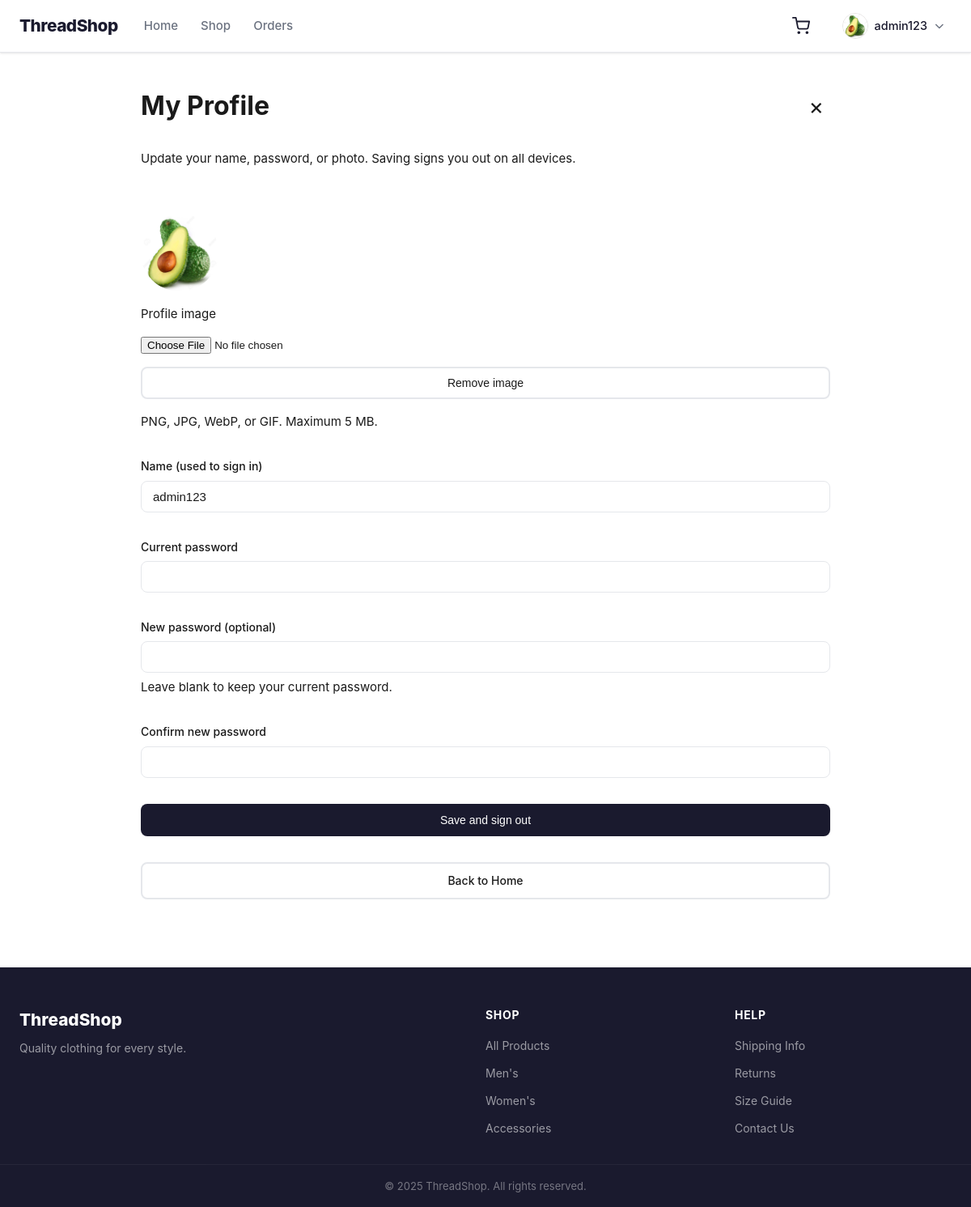
Screenshot of /auth/profile (signed in) with the database file from the repository.
### app/models/user.py (models this page shows, shortened)
class User(BaseDocument):
	__tablename__ = "users"
	image = db.Column(
		db.String(500),
		nullable=True
	)
	username = db.Column(
		db.String(255),
		nullable=False,
		unique=True
	)
	password = db.Column(
		db.String(255),
		nullable=False
	)
	role = db.Column(
		db.Enum(Role),
		nullable=False,
		default=Role.USER
	)
	status = db.Column(
		db.Enum(UserStatus),
		nullable=False,
		default=UserStatus.ACTIVE
	)
	__table_args__ = (
		db.CheckConstraint(
			"length(trim(username)) > 0",
			name="ck_user_username_not_blank"
		),
		db.CheckConstraint(
			"length(trim(password)) > 0",
			name="ck_user_password_not_blank"
		),
	)

### app/routes/auth/profile.py (the view)
@auth_bp.route("/profile", methods=["GET", "POST"])
@login_required
@limiter.limit("10 per minute", methods=["POST"])
def profile():
    user = g.session_user
    if request.method == "GET":
        return render_template("auth/profile.html", user=user)
    def error(message, code=400):
        if request.accept_mimetypes.best == "application/json":
            return jsonify(errors=message), code
        return render_template("auth/profile.html", user=user, error=message), code
    if not check_password_hash(user.password, request.form.get("current_password", "")):
        return error("Current password is incorrect.")
    username = request.form.get("username", "").strip()
    if not username or len(username) > 255:
        return error("Name must contain between 1 and 255 characters.")
    existing = User.query.filter(func.lower(User.username) == username.lower(), User.id != user.id).first()
    if existing:
        return error("This name is already taken.", 409)
    password = request.form.get("new_password", "")
    if password and (len(password) < 8 or len(password) > 128):
        return error("New password must contain between 8 and 128 characters.")
    if password != request.form.get("confirm_password", ""):
        return error("New passwords do not match.")
    upload = request.files.get("image")
    if upload and upload.filename:
        upload.stream.seek(0, 2)
        size = upload.stream.tell()
        upload.stream.seek(0)
        if size > 5 * 1024 * 1024:
            return error("Profile image must be 5 MB or smaller.")
    new_image = None
    try:
        if upload and upload.filename:
            new_image = save_user_image(upload)
        user.username = username
        if password:
            user.password = generate_password_hash(password)
        if new_image:
            user.image = new_image
        elif request.form.get("remove_image") == "1":
            user.image = None
        invalidate_login(user)
        db.session.commit()
    except ValueError as exc:
        db.session.rollback()
        return error(str(exc))
    except IntegrityError:
        db.session.rollback()
        if new_image:
            delete_user_image(new_image)
        return error("This name is already taken.", 409)
    session.clear()
    if request.accept_mimetypes.best == "application/json":
        return jsonify(success=True, redirect="/auth/login", message="Profile updated. Please sign in again.")
    return render_template("auth/signed_out.html", message="Profile updated. Please sign in again.")

### app/routes/auth/profile.py (called while the page is built)
@auth_bp.before_app_request
def validate_session_account():
    user_id = session.get("user_id")
    if not user_id:
        return
    user = db.session.get(User, user_id)
    if not user or user.status != UserStatus.ACTIVE or not valid_stamp(user, session.get("auth_stamp")):
        session.clear()
        return
    g.session_user = user

@auth_bp.after_request
def private_auth_response(response):
    response.headers["Cache-Control"] = "no-store"
    return response

### app/services/auth.py (called while the page is built)
def auth_stamp(user):
    updated = user.updated_at
    if updated and updated.tzinfo:
        updated = updated.astimezone(UTC).replace(tzinfo=None)
    payload = json.dumps([user.id, user.username, user.password, user.image,
                          user.role.value, user.status.value,
                          updated.isoformat(timespec="microseconds") if updated else None])
    key = current_app.config["SECRET_KEY"]
    if isinstance(key, str):
        key = key.encode()
    return hmac.new(key, payload.encode(), hashlib.sha256).hexdigest()

def valid_stamp(user, stamp):
    return isinstance(stamp, str) and hmac.compare_digest(auth_stamp(user), stamp)

### app/services/home/cart.py (called while the page is built, shortened)
def get_cart():
    try:
        cart = json.loads(request.cookies.get("cart", "[]"))
    except (ValueError, TypeError):
        return []
    if not isinstance(cart, list):
        return []
    quantities = {}
    if not quantities:
        return []
    products = Product.query.filter(Product.id.in_(quantities)).all()
    return [{"id": p.id, "qty": quantities[p.id]} for p in products]

def cart_count(cart):
    return sum(entry["qty"] for entry in cart)

### templates/auth/profile.html (shortened to what this page needs)
{% extends "home/base.html" %}
{% block content %}
<div class="container container--sm">
  <div class="page-header"><h1>My Profile</h1><a class="profile-page-close" href="{{ url_for('main.index') }}" aria-label="Close profile">&times;</a></div>
  <p>Update your name, password, or photo. Saving signs you out on all devices.</p>
  <form id="profileForm" action="{{ url_for('auth.profile') }}" method="POST" enctype="multipart/form-data" class="checkout-form profile-form">
    <div class="form-section">
      <img id="profilePreview" class="profile-preview" src="{{ url_for('static', filename='uploads/users/' ~ user.image) if user.image else url_for('static', filename='img/default-avatar.png') }}" alt="Your profile photo">
      <label for="profileImage">Profile image</label>
      <input id="profileImage" type="file" name="image" accept="image/png,image/jpeg,image/webp,image/gif">
      <button id="removeProfileImageButton" type="button" class="btn btn--outline" data-default-avatar="{{ url_for('static', filename='img/default-avatar.png') }}" {% if not user.image %}hidden{% endif %}>Remove image</button>
      <p>PNG, JPG, WebP, or GIF. Maximum 5 MB.</p>
    </div>
    <div class="form-group"><label for="profileName">Name (used to sign in)</label><input class="input" id="profileName" name="username" value="{{ user.username }}" maxlength="255" autocomplete="username" required></div>
    <div class="form-group"><label for="currentPassword">Current password</label><input class="input" id="currentPassword" name="current_password" type="password" autocomplete="current-password" required></div>
    <div class="form-group"><label for="newPassword">New password (optional)</label><input class="input" id="newPassword" name="new_password" type="password" minlength="8" maxlength="128" autocomplete="new-password"><p>Leave blank to keep your current password.</p></div>
    <div class="form-group"><label for="confirmPassword">Confirm new password</label><input class="input" id="confirmPassword" name="confirm_password" type="password" maxlength="128" autocomplete="new-password"></div>
    <button class="btn btn--primary" type="submit">Save and sign out</button>
    <a class="btn btn--outline" href="{{ url_for('main.index') }}">Back to Home</a>
  </form>
</div>
{% endblock %}

### templates/home/components/navbar.html (shortened to what this page needs)
<nav class="navbar">
	<div class="navbar__container">
		<a href="{{ url_for('main.index') }}" class="navbar__brand">ThreadShop</a>
		<ul class="navbar__links" id="navLinks">
			<li><a href="{{ url_for('main.index') }}"
					class="{{ 'active' if request.endpoint == 'main.index' }}">Home</a></li>
			<li><a href="{{ url_for('products.products_page') }}"
					class="{{ 'active' if request.endpoint == 'products.products_page' }}">Shop</a></li>
			<li><a href="{{ url_for('orders.orders') }}"
					class="{{ 'active' if request.endpoint == 'orders.orders' }}">Orders</a></li>
		</ul>
		<a href="{{ url_for('cart.cart_page') }}" class="navbar__cart">
		</a>
		{% if session.get('username') %}
		<div class="navbar__profile" id="profileWrapper">
			<button type="button" class="navbar__profile-link" id="profileToggle" aria-expanded="false"
				aria-haspopup="true">
				<img src="{{ url_for('static', filename='uploads/users/' ~ session.get('image')) if session.get('image') else url_for('static', filename='img/default-avatar.png') }}"
					alt="{{ session.get('username') }}" class="navbar__profile-avatar"
					onerror="this.onerror=null;this.src='{{ url_for('static', filename='img/default-avatar.png') }}';">
				<span class="navbar__profile-name">{{ session.get('username') }}</span>
				<i class="fa-solid fa-chevron-down navbar__profile-chevron"></i>
			</button>
		</div>
		{% else %}
		<a href="{{ url_for('auth.login') }}" class="navbar__profile-link navbar__profile-link--guest">
			Login
		</a>
		{% endif %}
	</div>
</nav>

### static/css/home/style.css (style rules this page uses)
*, *::before, *::after { box-sizing: border-box; margin: 0; padding: 0; }
:root { --color-primary: #1a1a2e; --color-primary-hover: #16213e; --color-accent: #e94560; --color-accent-hover: #c73652; --color-bg: #ffffff; --color-bg-gray: #f7f7f8; --color-text: #1a1a1a; --color-text-muted: #6b7280; --color-border: #e5e7eb; --color-success: #16a34a; --color-warning: #d97706; --color-danger: #dc2626; --radius: 8px; --radius-lg: 12px; --shadow: 0 1px 3px rgba(0,0,0,0.08), 0 1px 2px rgba(0,0,0,0.04); --shadow-md: 0 4px 6px rgba(0,0,0,0.07), 0 2px 4px rgba(0,0,0,0.04); --transition: 0.2s ease; }
body { font-family: -apple-system, BlinkMacSystemFont, 'Segoe UI', Roboto, sans-serif; font-size: 15px; line-height: 1.6; color: var(--color-text); background: var(--color-bg); }
a { color: inherit; text-decoration: none; }
img { display: block; max-width: 100%; }
ul { list-style: none; }
.container { max-width: 1200px; margin: 0 auto; padding: 0 24px; }
.container--sm { max-width: 900px; }
h1 { font-size: 2rem; font-weight: 700; }
.btn { display: inline-flex; align-items: center; justify-content: center; padding: 10px 20px; border-radius: var(--radius); font-size: 14px; font-weight: 500; cursor: pointer; border: 2px solid transparent; transition: background var(--transition), color var(--transition), border-color var(--transition); white-space: nowrap; }
.btn--primary { background: var(--color-primary); color: #fff; }
.btn--outline { background: transparent; border-color: var(--color-border); color: var(--color-text); }
.input { width: 100%; padding: 10px 14px; border: 1.5px solid var(--color-border); border-radius: var(--radius); font-size: 15px; color: var(--color-text); background: var(--color-bg); transition: border-color var(--transition); }
.page-header { padding: 40px 0 28px; display: flex; align-items: center; gap: 16px; flex-wrap: wrap; }
.page-header h1 { margin: 0; }
.checkout-form { display: flex; flex-direction: column; gap: 32px; }
.form-section { display: flex; flex-direction: column; gap: 16px; }
.form-group { display: flex; flex-direction: column; gap: 6px; }
.form-group label { font-size: 14px; font-weight: 500; }
.profile-form { margin: 24px 0; }
.profile-preview { width: 96px; height: 96px; object-fit: cover; border-radius: 50%; }
.profile-page-close { margin-left: auto; font-size: 28px; line-height: 1; padding: 8px; color: inherit; text-decoration: none; }

### static/css/home/navbar.css (style rules this page uses)
.navbar { position: sticky; top: 0; z-index: 100; background: #fff; border-bottom: 1px solid var(--color-border); box-shadow: var(--shadow); }
.navbar__container { max-width: 1200px; margin: 0 auto; padding: 0 24px; height: 64px; display: flex; align-items: center; gap: 32px; }
.navbar__brand { font-size: 1.3rem; font-weight: 800; color: var(--color-primary); letter-spacing: -0.5px; }
.navbar__links { display: flex; gap: 28px; margin: 0 auto 0 0; }
.navbar__links a { font-size: 15px; font-weight: 500; color: var(--color-text-muted); transition: color var(--transition); }
.navbar__cart { position: relative; display: flex; align-items: center; color: var(--color-primary); }
.navbar__profile { position: relative; display: flex; align-items: center; }
.navbar__profile-link { display: flex; align-items: center; gap: 0.5rem; background: none; border: none; cursor: pointer; color: inherit; font: inherit; padding: 4px 8px; border-radius: 9999px; transition: background 0.2s ease; }
.navbar__profile-avatar { width: 32px; height: 32px; border-radius: 50%; object-fit: cover; border: 1.5px solid #e7e5e4; }
.navbar__profile-name { font-size: 0.9rem; font-weight: 500; color: var(--color-primary, #1c1917); }
.navbar__profile-chevron { font-size: 0.7rem; color: var(--color-text-muted, #78716c); transition: transform 0.2s ease; }

### rows the page displays
User: get "admin123", image (picture), username "admin123"
